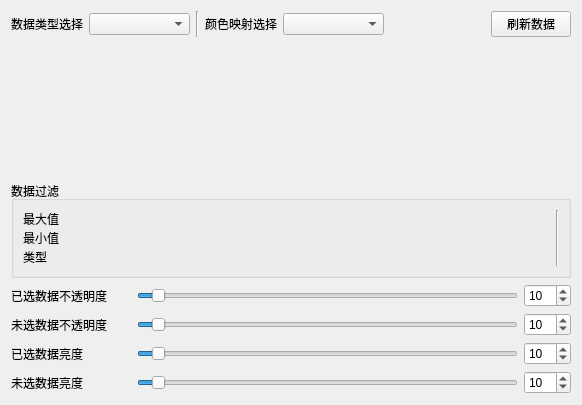
<?xml version="1.0" encoding="UTF-8"?>
<ui version="4.0">
 <class>ParallelCoordinatesView</class>
 <widget class="QWidget" name="ParallelCoordinatesView">
  <property name="geometry">
   <rect>
    <x>0</x>
    <y>0</y>
    <width>582</width>
    <height>405</height>
   </rect>
  </property>
  <property name="windowTitle">
   <string>Form</string>
  </property>
  <layout class="QVBoxLayout" name="verticalLayout_3">
   <item>
    <layout class="QHBoxLayout" name="horizontalLayout_3">
     <item>
      <widget class="QLabel" name="label_7">
       <property name="text">
        <string>数据类型选择</string>
       </property>
      </widget>
     </item>
     <item>
      <widget class="QComboBox" name="dataChoose">
       <property name="sizePolicy">
        <sizepolicy hsizetype="Expanding" vsizetype="Fixed">
         <horstretch>0</horstretch>
         <verstretch>0</verstretch>
        </sizepolicy>
       </property>
      </widget>
     </item>
     <item>
      <widget class="Line" name="line">
       <property name="orientation">
        <enum>Qt::Vertical</enum>
       </property>
      </widget>
     </item>
     <item>
      <widget class="QLabel" name="label_3">
       <property name="text">
        <string>颜色映射选择</string>
       </property>
      </widget>
     </item>
     <item>
      <widget class="QComboBox" name="colorChoose">
       <property name="sizePolicy">
        <sizepolicy hsizetype="Expanding" vsizetype="Fixed">
         <horstretch>0</horstretch>
         <verstretch>0</verstretch>
        </sizepolicy>
       </property>
      </widget>
     </item>
     <item>
      <spacer name="horizontalSpacer_2">
       <property name="orientation">
        <enum>Qt::Horizontal</enum>
       </property>
       <property name="sizeHint" stdset="0">
        <size>
         <width>40</width>
         <height>20</height>
        </size>
       </property>
      </spacer>
     </item>
     <item>
      <widget class="QPushButton" name="refreshData">
       <property name="text">
        <string>刷新数据</string>
       </property>
      </widget>
     </item>
    </layout>
   </item>
   <item>
    <widget class="QWidget" name="ParallelCoordinatesDrawView" native="true">
     <layout class="QVBoxLayout" name="verticalLayout_2">
      <item>
       <spacer name="verticalSpacer">
        <property name="orientation">
         <enum>Qt::Vertical</enum>
        </property>
        <property name="sizeHint" stdset="0">
         <size>
          <width>20</width>
          <height>40</height>
         </size>
        </property>
       </spacer>
      </item>
      <item>
       <spacer name="horizontalSpacer">
        <property name="orientation">
         <enum>Qt::Horizontal</enum>
        </property>
        <property name="sizeHint" stdset="0">
         <size>
          <width>40</width>
          <height>20</height>
         </size>
        </property>
       </spacer>
      </item>
     </layout>
    </widget>
   </item>
   <item>
    <widget class="QGroupBox" name="groupBox">
     <property name="title">
      <string>数据过滤</string>
     </property>
     <layout class="QHBoxLayout" name="horizontalLayout">
      <item>
       <layout class="QHBoxLayout" name="coreHorizontalLayout">
        <property name="spacing">
         <number>1</number>
        </property>
        <item>
         <layout class="QVBoxLayout" name="verticalLayout">
          <item>
           <widget class="QLabel" name="label_4">
            <property name="text">
             <string>最大值</string>
            </property>
           </widget>
          </item>
          <item>
           <widget class="QLabel" name="label_5">
            <property name="text">
             <string>最小值</string>
            </property>
           </widget>
          </item>
          <item>
           <widget class="QLabel" name="label_6">
            <property name="text">
             <string>类型</string>
            </property>
           </widget>
          </item>
         </layout>
        </item>
        <item>
         <widget class="Line" name="line_2">
          <property name="orientation">
           <enum>Qt::Vertical</enum>
          </property>
         </widget>
        </item>
       </layout>
      </item>
     </layout>
    </widget>
   </item>
   <item>
    <layout class="QFormLayout" name="formLayout">
     <item row="0" column="1">
      <layout class="QHBoxLayout" name="horizontalLayout_6">
       <item>
        <widget class="QSlider" name="choosedAlphaSlider">
         <property name="maximum">
          <number>255</number>
         </property>
         <property name="value">
          <number>10</number>
         </property>
         <property name="orientation">
          <enum>Qt::Horizontal</enum>
         </property>
        </widget>
       </item>
       <item>
        <widget class="QSpinBox" name="choosedAlphaSpinBox">
         <property name="maximum">
          <number>255</number>
         </property>
         <property name="value">
          <number>10</number>
         </property>
        </widget>
       </item>
      </layout>
     </item>
     <item row="0" column="0">
      <widget class="QLabel" name="label">
       <property name="minimumSize">
        <size>
         <width>120</width>
         <height>0</height>
        </size>
       </property>
       <property name="text">
        <string>已选数据不透明度</string>
       </property>
      </widget>
     </item>
     <item row="1" column="0">
      <widget class="QLabel" name="label_2">
       <property name="minimumSize">
        <size>
         <width>120</width>
         <height>0</height>
        </size>
       </property>
       <property name="text">
        <string>未选数据不透明度</string>
       </property>
      </widget>
     </item>
     <item row="1" column="1">
      <layout class="QHBoxLayout" name="horizontalLayout_7">
       <item>
        <widget class="QSlider" name="unChoosedAlphaSlider">
         <property name="maximum">
          <number>255</number>
         </property>
         <property name="value">
          <number>10</number>
         </property>
         <property name="orientation">
          <enum>Qt::Horizontal</enum>
         </property>
        </widget>
       </item>
       <item>
        <widget class="QSpinBox" name="unChoosedAlphaSpinBox">
         <property name="maximum">
          <number>255</number>
         </property>
         <property name="value">
          <number>10</number>
         </property>
        </widget>
       </item>
      </layout>
     </item>
     <item row="2" column="1">
      <layout class="QHBoxLayout" name="horizontalLayout_8">
       <item>
        <widget class="QSlider" name="choosedLightSlider">
         <property name="maximum">
          <number>255</number>
         </property>
         <property name="value">
          <number>10</number>
         </property>
         <property name="orientation">
          <enum>Qt::Horizontal</enum>
         </property>
        </widget>
       </item>
       <item>
        <widget class="QSpinBox" name="choosedLightSpinBox">
         <property name="maximum">
          <number>255</number>
         </property>
         <property name="value">
          <number>10</number>
         </property>
        </widget>
       </item>
      </layout>
     </item>
     <item row="2" column="0">
      <widget class="QLabel" name="label_8">
       <property name="minimumSize">
        <size>
         <width>120</width>
         <height>0</height>
        </size>
       </property>
       <property name="text">
        <string>已选数据亮度</string>
       </property>
      </widget>
     </item>
     <item row="3" column="0">
      <widget class="QLabel" name="label_9">
       <property name="minimumSize">
        <size>
         <width>120</width>
         <height>0</height>
        </size>
       </property>
       <property name="text">
        <string>未选数据亮度</string>
       </property>
      </widget>
     </item>
     <item row="3" column="1">
      <layout class="QHBoxLayout" name="horizontalLayout_9">
       <item>
        <widget class="QSlider" name="unChoosedLightSlider">
         <property name="maximum">
          <number>255</number>
         </property>
         <property name="value">
          <number>10</number>
         </property>
         <property name="orientation">
          <enum>Qt::Horizontal</enum>
         </property>
        </widget>
       </item>
       <item>
        <widget class="QSpinBox" name="unChoosedLightSpinBox">
         <property name="maximum">
          <number>255</number>
         </property>
         <property name="value">
          <number>10</number>
         </property>
        </widget>
       </item>
      </layout>
     </item>
    </layout>
   </item>
  </layout>
 </widget>
 <resources/>
 <connections/>
</ui>
